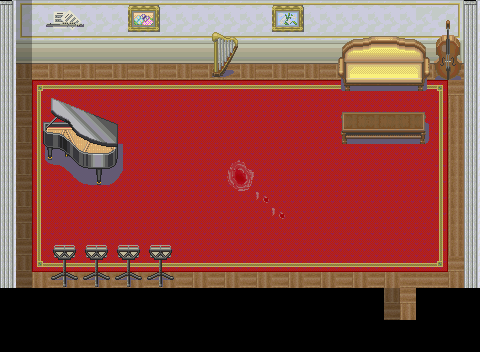

The image is a tile-based game level rendered from a .tmx file. Its description and source (layers, tilesets, objects; grid data summarised) follow:
An orthogonal 30x22 tile map with 16x16 px tiles, 6 tile layers (Base, MonoShita, MonoChu, MonoUe, ...), 8 tilesets and 27 objects.

<map version="1.0" orientation="orthogonal" renderorder="right-down" width="30" height="22" tilewidth="16" tileheight="16" backgroundcolor="#000000" nextobjectid="50">
 <tileset firstgid="1" name="set-mansion-in" tilewidth="16" tileheight="16" tilecount="9900" columns="90">
  <image source="set-mansion-in.png" trans="ffffff" width="1440" height="1760" />
 </tileset>
 <tileset firstgid="9901" name="set-mansion-in" tilewidth="16" tileheight="16" tilecount="9900" columns="90">
  <image source="set-mansion-in.png" trans="fefefe" width="1440" height="1760" />
 </tileset>
 <tileset firstgid="19801" name="ST-Room-I01" tilewidth="16" tileheight="16" tilecount="1120" columns="16">
  <image source="ST-Room-I01.png" trans="fefefe" width="256" height="1120" />
 </tileset>
 <tileset firstgid="20921" name="situnai" tilewidth="16" tileheight="16" tilecount="1860" columns="60">
  <image source="situnai.png" trans="fefefe" width="960" height="511" />
 </tileset>
 <tileset firstgid="22781" name="death" tilewidth="16" tileheight="16" tilecount="384" columns="24">
  <image source="death.png" trans="fefefe" width="384" height="256" />
 </tileset>
 <tileset firstgid="23165" name="tidamari" tilewidth="16" tileheight="16" tilecount="48" columns="6">
  <image source="tidamari.png" trans="fefefe" width="96" height="128" />
 </tileset>
 <tileset firstgid="23213" name="ST-MsionR-I01" tilewidth="16" tileheight="16" tilecount="1984" columns="16">
  <image source="ST-MsionR-I01.png" trans="fefefe" width="256" height="1990" />
 </tileset>
 <tileset firstgid="25197" name="ST-Sewer-01.png" tilewidth="16" tileheight="16" tilecount="1504" columns="16">
  <image source="ST-Sewer-01.png" width="256" height="1504" />
 </tileset>
 <layer name="Base" width="30" height="22">
  <properties>
   <property name="cc_vertexz" value="-14" />
  </properties>
  <data>[660 cells, 544 non-empty, 23 distinct tile ids]</data>
 </layer>
 <layer name="MonoShita" width="30" height="22">
  <properties>
   <property name="cc_vertexz" value="-13" />
  </properties>
  <data>[660 cells, 312 non-empty, 16 distinct tile ids]</data>
 </layer>
 <layer name="MonoChu" width="30" height="22">
  <properties>
   <property name="cc_vertexz" value="-12" />
  </properties>
  <data>[660 cells, 100 non-empty, 94 distinct tile ids]</data>
 </layer>
 <layer name="MonoUe" width="30" height="22">
  <properties>
   <property name="cc_vertexz" value="-11" />
  </properties>
  <data>[660 cells, 6 non-empty, 5 distinct tile ids]</data>
 </layer>
 <objectgroup name="collision">
  <object id="1" x="0" y="0" width="16" height="288" />
  <object id="2" x="0" y="288" width="384" height="64" />
  <object id="3" x="416" y="288" width="64" height="64" />
  <object id="4" x="464" y="0" width="16" height="288" />
  <object id="5" x="48" y="272" width="128" height="16" />
  <object id="17" x="48" y="128" width="64" height="32" />
  <object id="18" x="80" y="160" width="32" height="32" />
  <object id="19" x="208" y="32" width="32" height="48" />
  <object id="20" x="336" y="112" width="96" height="32" />
  <object id="23" x="336" y="48" width="96" height="16" />
  <object id="24" x="432" y="32" width="32" height="48" />
  <object id="25" x="16" y="48" width="448" height="16" />
 </objectgroup>
 <layer name="CharaUe1" width="30" height="22">
  <data>[660 cells, 28 non-empty, 16 distinct tile ids]</data>
 </layer>
 <objectgroup name="event">
  <object id="26" x="384" y="320" width="32" height="32">
   <properties>
    <property name="EventID" value="1" />
    <property name="trigger" value="1" />
   </properties>
  </object>
  <object id="27" x="48" y="128" width="64" height="32">
   <properties>
    <property name="EventID" value="2" />
    <property name="trigger" value="2" />
   </properties>
  </object>
  <object id="28" x="432" y="48" width="32" height="32">
   <properties>
    <property name="EventID" value="3" />
    <property name="trigger" value="2" />
   </properties>
  </object>
  <object id="30" x="48" y="272" width="128" height="16">
   <properties>
    <property name="EventID" value="4" />
    <property name="trigger" value="2" />
   </properties>
  </object>
  <object id="31" x="208" y="32" width="32" height="48">
   <properties>
    <property name="EventID" value="5" />
    <property name="trigger" value="2" />
   </properties>
  </object>
  <object id="33" x="48" y="16" width="32" height="48">
   <properties>
    <property name="EventID" value="6" />
    <property name="trigger" value="2" />
   </properties>
  </object>
  <object id="34" x="128" y="16" width="32" height="48">
   <properties>
    <property name="EventID" value="7" />
    <property name="trigger" value="2" />
   </properties>
  </object>
  <object id="35" x="272" y="16" width="32" height="48">
   <properties>
    <property name="EventID" value="7" />
    <property name="trigger" value="2" />
   </properties>
  </object>
  <object id="36" x="0" y="288" width="32" height="32">
   <properties>
    <property name="EventID" value="8" />
    <property name="trigger" value="0" />
   </properties>
  </object>
  <object id="48" x="32" y="288" width="32" height="32">
   <properties>
    <property name="EventID" value="11" />
    <property name="trigger" value="0" />
   </properties>
  </object>
 </objectgroup>
 <objectgroup name="path">
  <object id="39" x="128" y="224" width="32" height="32">
   <properties>
    <property name="nextID" value="2" />
    <property name="pathID" value="1" />
    <property name="previousID" value="0" />
   </properties>
  </object>
  <object id="43" x="288" y="224" width="32" height="32">
   <properties>
    <property name="nextID" value="3" />
    <property name="pathID" value="2" />
    <property name="previousID" value="1" />
   </properties>
  </object>
  <object id="44" x="288" y="128" width="32" height="32">
   <properties>
    <property name="nextID" value="4" />
    <property name="pathID" value="3" />
    <property name="previousID" value="2" />
   </properties>
  </object>
  <object id="45" x="160" y="96" width="32" height="32">
   <properties>
    <property name="nextID" value="1" />
    <property name="pathID" value="4" />
    <property name="previousID" value="3" />
   </properties>
  </object>
 </objectgroup>
 <objectgroup name="item">
  <object id="46" x="64" y="96" width="32" height="32">
   <properties>
    <property name="EventID" value="10" />
    <property name="objID" value="1921" />
    <property name="trigger" value="2" />
   </properties>
  </object>
 </objectgroup>
 <layer name="shadow" width="30" height="22">
  <data>[660 cells, 22 non-empty, 2 distinct tile ids]</data>
 </layer>
</map>
